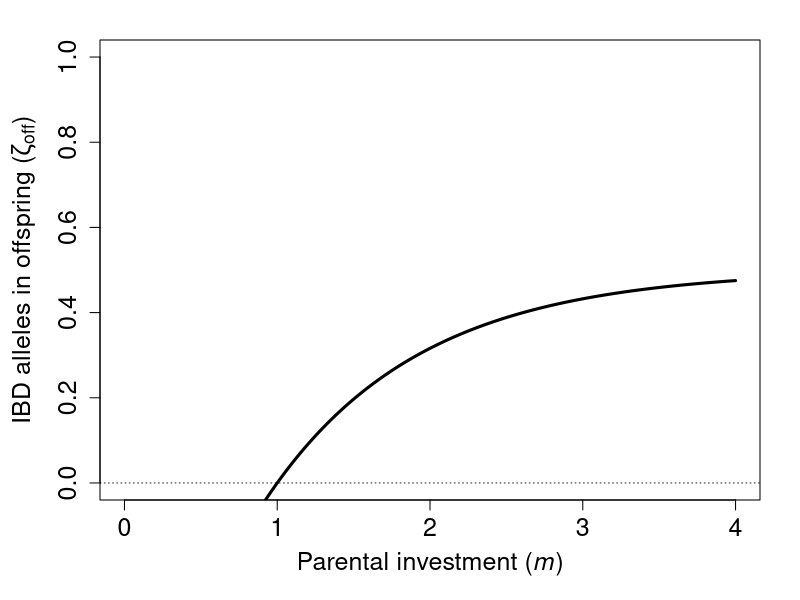
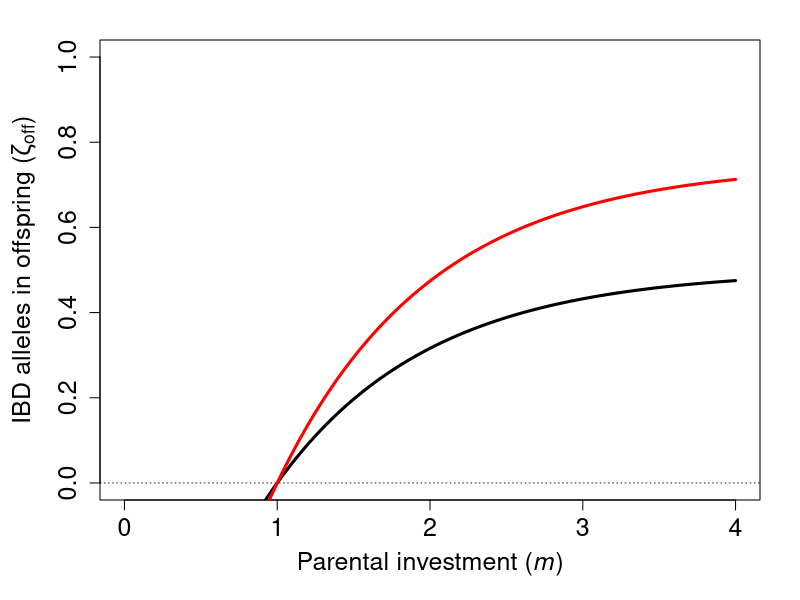
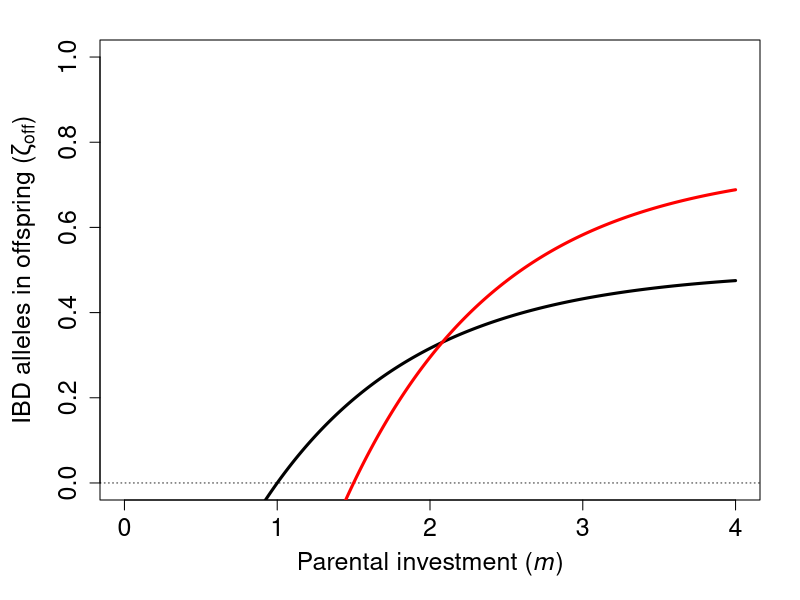
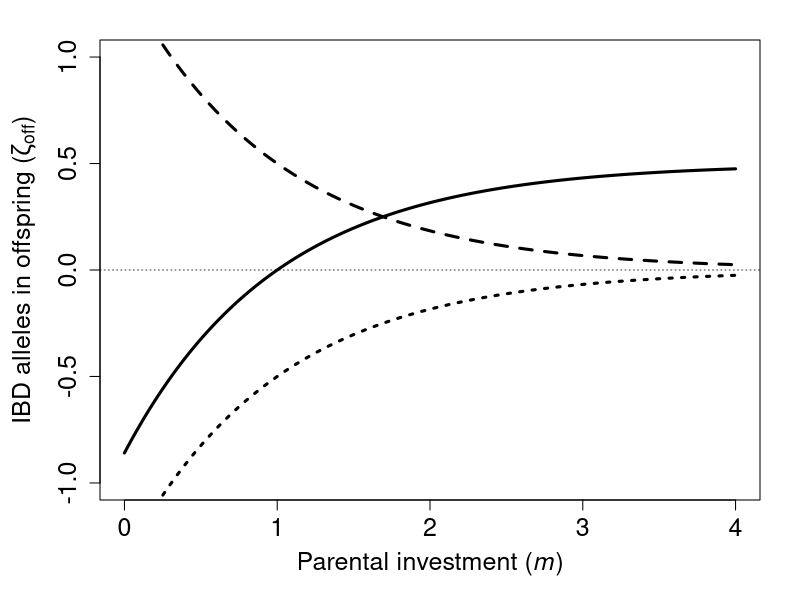
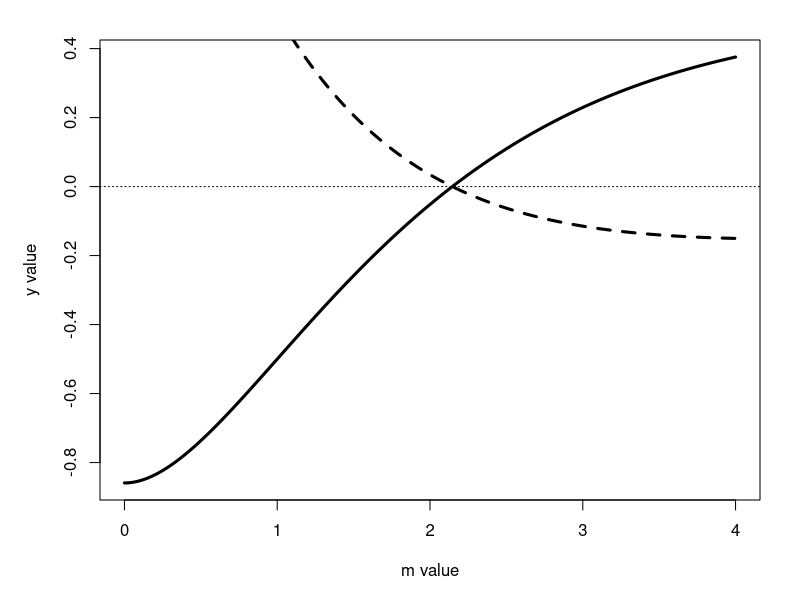
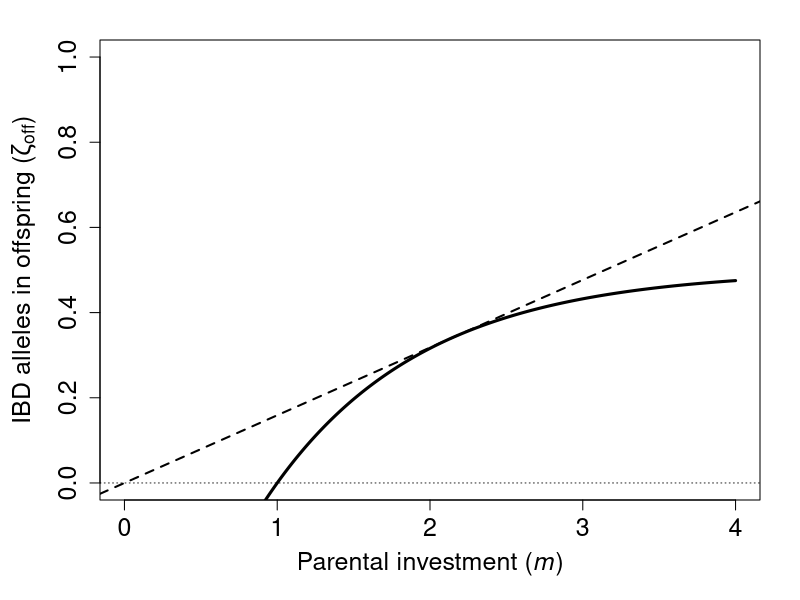
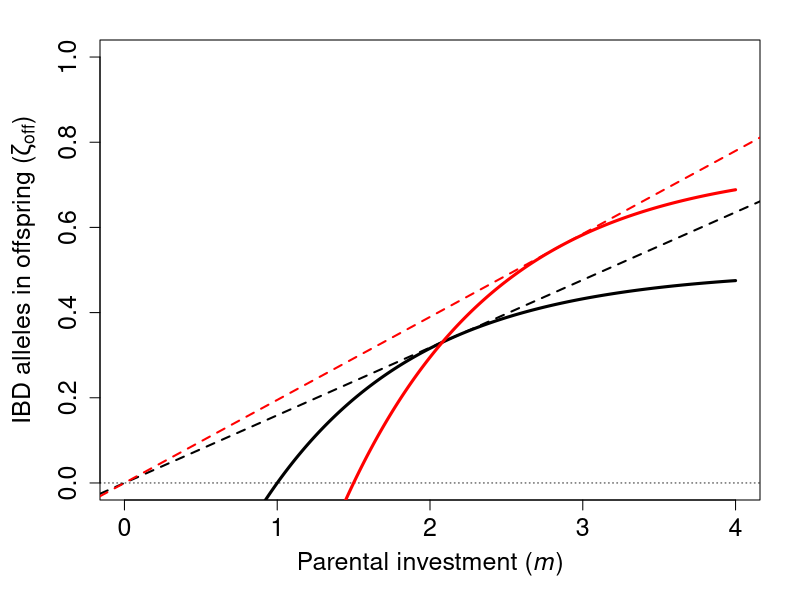
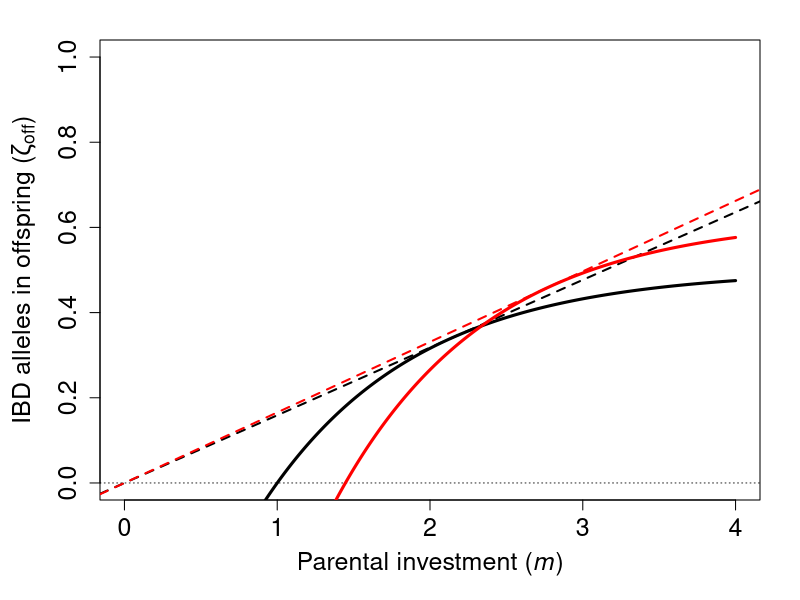

Write the R code that produced these figures, in order.
## ---- chunk 1
OffAT <- function(r, m, B0=1, B1=1, c=1){
    return( (1/2)*(1+r) * (1 - exp(-c*(m - B0 - B1*r)) ));
}
## ---- chunk 2
PI <- seq(from=0,to=4,by=0.01);
Alleles_IBD_outbr <- OffAT(r=0, m=PI, B0=1, B1=1, c=1);
par(mar=c(5,5,2,2));
plot(PI,Alleles_IBD_outbr,type="l",lwd=3,ylim=c(0,1),
     xlab=expression(paste("Parental investment (",italic(m),")")),
     ylab=expression(paste("IBD alleles in offspring (",zeta[off],")")),
     cex.lab=1.5,cex.axis=1.5);
abline(h=0,lty="dotted",lwd=0.8);
## ---- chunk 3
par(mar=c(5,5,2,2));
plot(PI,Alleles_IBD_outbr,type="l",lwd=3,ylim=c(0,1),
     xlab=expression(paste("Parental investment (",italic(m),")")),
     ylab=expression(paste("IBD alleles in offspring (",zeta[off],")")),
     cex.lab=1.5,cex.axis=1.5);
abline(h=0,lty="dotted",lwd=0.8);
Alleles_IBD_inbr <- OffAT(r=0.5, m=PI, B0=1, B1=0, c=1);
points(PI,Alleles_IBD_inbr,type="l",lwd=3,col="red");
## ---- chunk 4
par(mar=c(5,5,2,2));
plot(PI,Alleles_IBD_outbr,type="l",lwd=3,ylim=c(0,1),
     xlab=expression(paste("Parental investment (",italic(m),")")),
     ylab=expression(paste("IBD alleles in offspring (",zeta[off],")")),
     cex.lab=1.5,cex.axis=1.5);
abline(h=0,lty="dotted",lwd=0.8);
Alleles_IBD_inbr <- OffAT(r=0.5, m=PI, B0=1, B1=1, c=1);
points(PI,Alleles_IBD_inbr,type="l",lwd=3,col="red");
## ---- chunk 5
fm <- expression(0.5*(1+r)*(1-exp(-c*(m-B0-B1*r))),'m');
## ---- chunk 6
fm1 <- D(fm,'m');
print(fm1);
## ---- chunk 7
fm2 <- D(D(fm , 'm'),'m');
print(fm2);
## ---- chunk 8
OffAT1 <- function(r, m, B0=1, B1=1, c=1){
    #return(  0.5 * (1 + r) * (exp(-c * (m - B0 - B1 * r)) * c)  );
    return(  (c/2)*(1+r)*exp(-c*(m-B0-B1*r))  );
}
OffAT2 <- function(r, m, B0=1, B1=1, c=1){
    return(  -(0.5 * (1 + r) * (exp(-c * (m - B0 - B1 * r)) * c * c))  );
}
Alleles_IBD_outbr  <- OffAT(r=0, m=PI, B0=1, B1=1, c=1);
par(mar=c(5,5,2,2));
plot(PI,Alleles_IBD_outbr,type="l",lwd=3,ylim=c(-1,1),
     xlab=expression(paste("Parental investment (",italic(m),")")),
     ylab=expression(paste("IBD alleles in offspring (",zeta[off],")")),
     cex.lab=1.5,cex.axis=1.5);
abline(h=0,lty="dotted",lwd=0.8);
Alleles_IBD_outbr1 <- OffAT1(r=0, m=PI, B0=1, B1=1, c=1);
points(PI,Alleles_IBD_outbr1,type="l",lwd=3,col="black",lty="dashed");
Alleles_IBD_outbr2 <- OffAT2(r=0, m=PI, B0=1, B1=1, c=1);
points(PI,Alleles_IBD_outbr2,type="l",lwd=3,col="black",lty="dotted");
## ---- chunk 9
fmlong  <- function(m) 0.5*exp(-(m-1)) * (0-m) + 0.5*(1-exp(-(m-1)));
fmshort <- function(m) exp(-(m-1))-(1/(m+1));
x       <- seq(from=0,to=4,by=0.001);
plot(x=x,y=fmlong(x),type="l",lwd=3,xlab="m value",ylab="y value");
points(x=x,y=fmshort(x),type="l",lwd=3,lty="dashed");
abline(h=0,lty="dotted");
## ---- chunk 10
findm <- function(low.guess,high.guess){
  fm  <- function(m) exp(-(m-1)) - (1/(m+1));
  lg  <- fm(low.guess);
  hg  <- fm(high.guess);
  if(lg > 0){
    u <- low.guess;
    l <- high.guess;
  }else{
    u <- high.guess;
    l <- low.guess;
  }
  if((fm(l) > 0 & fm(u) > 0) | (fm(l) < 0 & fm(u) < 0)){
    return("Value of m is outside the range");
  }else{
    check  <- 1;
    mguess <- 0.5 * (l+u);
    i      <- 0;
    while(abs(check) > 0.001 | i < 10000){
        check <- fm(mguess);
        if(check > 0){
          u      <- mguess;
          mguess <- 0.5*(l+mguess); 
        }else{
          l      <- mguess;
          mguess <- 0.5*(u+mguess);
        }
        i <- i+1;
    }
    return(mguess);
  }
} # Running the below returns the estimate
findm(low.guess=0,high.guess=4);
## ---- chunk 11
OffAT(r=0, m=2.146193, B0=1, B1=1, c=1);
## ---- chunk 12
PI <- seq(from=0,to=4,by=0.01);
Alleles_IBD_outbr <- OffAT(r=0, m=PI, B0=1, B1=1, c=1);
par(mar=c(5,5,2,2));
plot(PI,Alleles_IBD_outbr,type="l",lwd=3,ylim=c(0,1),
     xlab=expression(paste("Parental investment (",italic(m),")")),
     ylab=expression(paste("IBD alleles in offspring (",zeta[off],")")),
     cex.lab=1.5,cex.axis=1.5);
abline(a=0,b=0.1589222,lwd=2,lty="dashed");
abline(h=0,lty="dotted",lwd=0.8);
## ---- chunk 13
OffAT <- function(r, m, B0=1, B1=1, c=1){
    return( (1/2)*(1+r) * (1 - exp(-c*(m - B0 - B1*r)) ));
}
OffAT1 <- function(r, m, B0=1, B1=1, c=1){
    return(  (c/2)*(1+r)*exp(-c*(m-B0-B1*r))  );
}
## ---- chunk 14
findm <- function(low.guess,high.guess,rval){
  fm  <- function(m,r) OffAT1(r=rval, m=m)*(0-m) + OffAT(r=rval, m=m);
  lg  <- fm(m=low.guess, r=rval);
  hg  <- fm(m=high.guess,r=rval);
  if(lg > 0){
    u <- low.guess;
    l <- high.guess;
  }else{
    u <- high.guess;
    l <- low.guess;
  }
  if((fm(l) > 0 & fm(u) > 0) | (fm(l) < 0 & fm(u) < 0)){
    return("Value of m is outside the range");
  }else{
    check  <- 1;
    mguess <- 0.5 * (l+u);
    i      <- 0;
    while(abs(check) > 0.001 | i < 10000){
        check <- fm(r=rval, m= mguess);
        if(check > 0){
          u      <- mguess;
          mguess <- 0.5*(l+mguess); 
        }else{
          l      <- mguess;
          mguess <- 0.5*(u+mguess);
        }
        i <- i+1;
    }
    return(mguess);
  }
} # Running the below returns the estimate
findm(low.guess=0,high.guess=4,rval=0.5);
## ---- chunk 15
OffAT(r=0.5, m=2.847397, B0=1, B1=1, c=1);
## ---- chunk 16
PI <- seq(from=0,to=4,by=0.01);
Alleles_IBD_outbr <- OffAT(r=0, m=PI, B0=1, B1=1, c=1);
par(mar=c(5,5,2,2));
plot(PI,Alleles_IBD_outbr,type="l",lwd=3,ylim=c(0,1),
     xlab=expression(paste("Parental investment (",italic(m),")")),
     ylab=expression(paste("IBD alleles in offspring (",zeta[off],")")),
     cex.lab=1.5,cex.axis=1.5);
abline(a=0,b=0.1589222,lwd=2,lty="dashed");
abline(h=0,lty="dotted",lwd=0.8);
Alleles_IBD_inbr <- OffAT(r=0.5, m=PI, B0=1, B1=1, c=1);
points(PI,Alleles_IBD_inbr,type="l",lwd=3,col="red");
abline(a=0,b=0.194937,lwd=2,lty="dashed",col="red");
## ---- chunk 17

findm <- function(low.guess,high.guess,rval,B1=1,c=1){
  fm  <- function(m,r) OffAT1(r=rval, B1=B1, m=m, c=c)*(0-m) + OffAT(r=rval, B1=B1, m=m, c=c);
  lg  <- fm(m=low.guess, r=rval);
  hg  <- fm(m=high.guess,r=rval);
  if(lg > 0){
    u <- low.guess;
    l <- high.guess;
  }else{
    u <- high.guess;
    l <- low.guess;
  }
  if((fm(l) > 0 & fm(u) > 0) | (fm(l) < 0 & fm(u) < 0)){
    return("Value of m is outside the range");
  }else{
    check  <- 1;
    mguess <- 0.5 * (l+u);
    i      <- 0;
    while(abs(check) > 0.001 | i < 10000){
        check <- fm(r=rval, m= mguess);
        if(check > 0){
          u      <- mguess;
          mguess <- 0.5*(l+mguess); 
        }else{
          l      <- mguess;
          mguess <- 0.5*(u+mguess);
        }
        i <- i+1;
    }
    return(mguess);
  }
} # Running the below returns the estimate

findm(low.guess=0,high.guess=4,rval=0.0, B1=1.785148);

## ---- chunk 18
OffAT(r=0.000,B1=1.785148,m=2.146193) / 2.146193;
## ---- chunk 19
findm(low.guess=0,high.guess=4,rval=0.25, B1=1.785148);
## ---- chunk 20
OffAT(r=0.250,B1=1.785148,m=2.774575) / 2.774575;
## ---- chunk 21
PI <- seq(from=0,to=4,by=0.01);
Alleles_IBD_outbr <- OffAT(r=0, m=PI, B0=1, B1=1.785148, c=1);
par(mar=c(5,5,2,2));
plot(PI,Alleles_IBD_outbr,type="l",lwd=3,ylim=c(0,1),
     xlab=expression(paste("Parental investment (",italic(m),")")),
     ylab=expression(paste("IBD alleles in offspring (",zeta[off],")")),
     cex.lab=1.5,cex.axis=1.5);
abline(a=0,b=0.1589222,lwd=2,lty="dashed");
abline(h=0,lty="dotted",lwd=0.8);
Alleles_IBD_inbr <- OffAT(r=0.25, m=PI, B0=1, B1=1.785148, c=1);
points(PI,Alleles_IBD_inbr,type="l",lwd=3,col="red");
abline(a=0,b=0.1655816,lwd=2,lty="dashed",col="red");
## ---- chunk 22
mo <- findm(low.guess=0,high.guess=4,rval=0.00, B1=1.785148, c=5);
mi <- findm(low.guess=0,high.guess=4,rval=0.25, B1=1.785148, c=5);
so <- OffAT(r=0.000,B1=1.785148,m=mo, c=5) / mo;
si <- OffAT(r=0.250,B1=1.785148,m=mi, c=5) / mi;
PI <- seq(from=0,to=4,by=0.01);
Alleles_IBD_outbr <- OffAT(r=0, m=PI, B0=1, B1=1.785148, c=5);
par(mar=c(5,5,2,2));
plot(PI,Alleles_IBD_outbr,type="l",lwd=3,ylim=c(0,1),
     xlab=expression(paste("Parental investment (",italic(m),")")),
     ylab=expression(paste("IBD alleles in offspring (",zeta[off],")")),
     cex.lab=1.5,cex.axis=1.5);
abline(a=0,b=so,lwd=2,lty="dashed");
abline(h=0,lty="dotted",lwd=0.8);
Alleles_IBD_inbr <- OffAT(r=0.25, m=PI, B0=1, B1=1.785148, c=5);
points(PI,Alleles_IBD_inbr,type="l",lwd=3,col="red");
abline(a=0,b=si,lwd=2,lty="dashed",col="red");
print(paste("Outbreeding optmal m:",round(mo,digits=6)));
print(paste("Outbreeding tangent to origin:",round(so,digits=6)));
print(paste("Inbreeding optmal m:",round(mi,digits=6)));
print(paste("Inbreeding tangent to origin:",round(si,digits=6)));
## ---- chunk 23
cc <- 2.084185;
mo <- findm(low.guess=0,high.guess=4,rval=0.00, B1=1.785148, c=cc);
mi <- findm(low.guess=0,high.guess=4,rval=0.25, B1=1.785148, c=cc);
so <- OffAT(r=0.000,B1=1.785148,m=mo, c=cc) / mo;
si <- OffAT(r=0.250,B1=1.785148,m=mi, c=cc) / mi;
PI <- seq(from=0,to=4,by=0.01);
Alleles_IBD_outbr <- OffAT(r=0, m=PI, B0=1, B1=1.785148, c=cc);
par(mar=c(5,5,2,2));
plot(PI,Alleles_IBD_outbr,type="l",lwd=3,ylim=c(0,1),
     xlab=expression(paste("Parental investment (",italic(m),")")),
     ylab=expression(paste("IBD alleles in offspring (",zeta[off],")")),
     cex.lab=1.5,cex.axis=1.5);
abline(a=0,b=so,lwd=2,lty="dashed");
abline(h=0,lty="dotted",lwd=0.8);
Alleles_IBD_inbr <- OffAT(r=0.25, m=PI, B0=1, B1=1.785148, c=cc);
points(PI,Alleles_IBD_inbr,type="l",lwd=3,col="red");
abline(a=0,b=si,lwd=2,lty="dashed",col="red");
print(paste("Outbreeding optimal m:",round(mo,digits=6)));
print(paste("Outbreeding tangent to origin:",round(so,digits=6)));
print(paste("Inbreeding optimal m:",round(mi,digits=6)));
print(paste("Inbreeding tangent to origin:",round(si,digits=6)));
